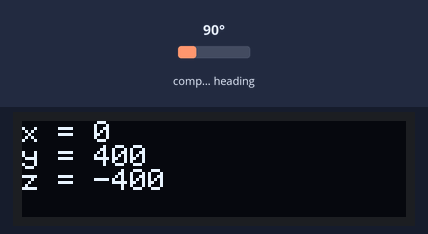
Bench run of a sketch on a simulated Arduino Uno, built with avr-gcc and run on an emulated ATmega328P. Parts: 128×32 one-colour display. Wiring (inferred from the names in the program): HMC5883L compass at I2C address 0x1E. The test bench sets the inputs (shaded band); at power-on: compass heading 90°.

Above: at 1.3 s.
1.4 s: compass heading set to 7°
At 2.5 s:
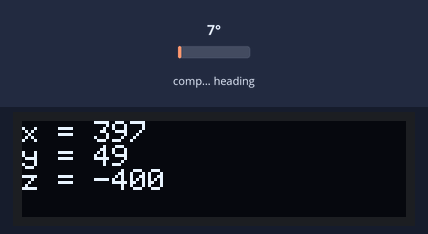
3.0 s: compass heading set to 180°
At 4.3 s:
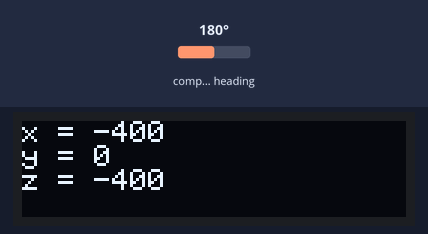
4.6 s: compass heading set to 269°
At 6.1 s:
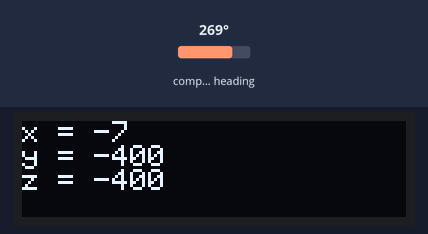
Timing chart, 0 to 7.6 s (numbered marks = the images above; inputs shaded):
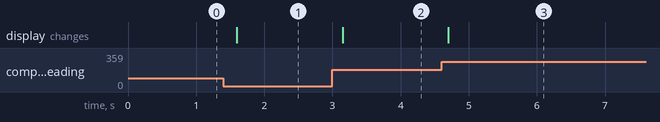

Measured:
- after the input at 1.4 s, the display: changes after 0.20 s (image 1)
- after the input at 3.0 s, the display: changes after 0.15 s (image 2)
- after the input at 4.6 s, the display: changes after 0.10 s (image 3)

The sketch:

oled_test.ino
```cpp
#include <SPI.h>
#include <Wire.h>
#include <Adafruit_GFX.h>
#include <Adafruit_SSD1306.h>

#define address 0x1E //0011110b, I2C 7bit address of HMC5883

Adafruit_SSD1306 display(4);

int x,y,z;

void setup() {

  display.begin(SSD1306_SWITCHCAPVCC, 0x3C);  // initialize with the I2C addr 0x3C (for the 128x32)
  display.clearDisplay();
  display.setTextSize(1);
  display.setTextColor(WHITE);

  Wire.begin();
  Wire.beginTransmission(address); //open communication with HMC5883
  Wire.write(0x02); //select mode register
  Wire.write(0x00); //continuous measurement mode
  Wire.endTransmission();
}

void loop() {

  //Tell the HMC5883 where to begin reading data
  Wire.beginTransmission(address);
  Wire.write(0x03); //select register 3, X MSB register
  Wire.endTransmission();

  Wire.requestFrom(address, 6);
  if(6<=Wire.available()){
    x = Wire.read()<<8; //X msb
    x |= Wire.read(); //X lsb
    z = Wire.read()<<8; //Z msb
    z |= Wire.read(); //Z lsb
    y = Wire.read()<<8; //Y msb
    y |= Wire.read(); //Y lsb
  }

  display.clearDisplay();
  display.setCursor(0,0);
  display.print("x = ");
  display.println(x);
  display.print("y = ");
  display.println(y);
  display.print("z = ");
  display.println(z);
  display.display();
  delay(500);
}
```
